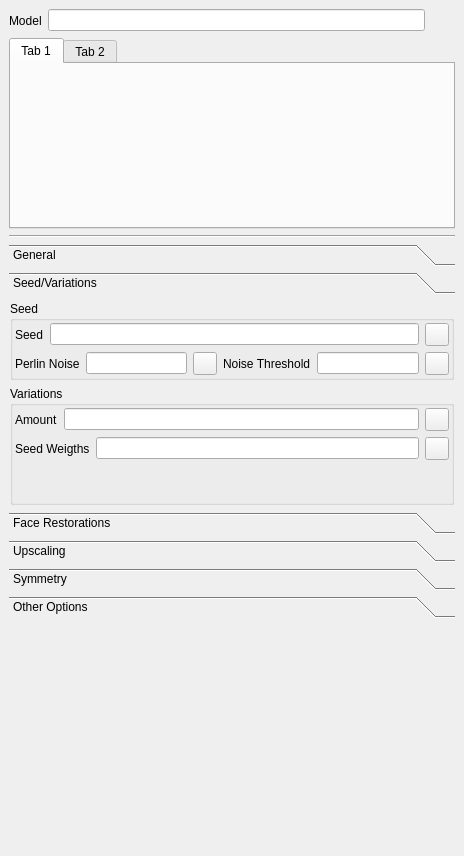
<?xml version="1.0" encoding="UTF-8"?>
<ui version="4.0">
 <class>SettingsDock</class>
 <widget class="GenerationSettingsWindow" name="SettingsDock">
  <property name="geometry">
   <rect>
    <x>0</x>
    <y>0</y>
    <width>464</width>
    <height>856</height>
   </rect>
  </property>
  <property name="sizePolicy">
   <sizepolicy hsizetype="Preferred" vsizetype="Expanding">
    <horstretch>0</horstretch>
    <verstretch>0</verstretch>
   </sizepolicy>
  </property>
  <property name="floating">
   <bool>false</bool>
  </property>
  <property name="windowTitle">
   <string>Generation Settings</string>
  </property>
  <widget class="QWidget" name="dockWidgetContents_3">
   <layout class="QVBoxLayout" name="verticalLayout_19">
    <item>
     <layout class="QVBoxLayout" name="verticalLayout_9">
      <item>
       <layout class="QHBoxLayout" name="horizontalLayout_5">
        <property name="sizeConstraint">
         <enum>QLayout::SetDefaultConstraint</enum>
        </property>
        <item>
         <widget class="QLabel" name="label_9">
          <property name="text">
           <string>Model</string>
          </property>
         </widget>
        </item>
        <item>
         <widget class="LineEditBox" name="modelNameText">
          <property name="readOnly">
           <bool>true</bool>
          </property>
         </widget>
        </item>
        <item>
         <widget class="QToolButton" name="modelNameFilter">
          <property name="text">
           <string notr="true"/>
          </property>
          <property name="checkable">
           <bool>true</bool>
          </property>
          <property name="autoRaise">
           <bool>true</bool>
          </property>
         </widget>
        </item>
       </layout>
      </item>
      <item>
       <widget class="QTabWidget" name="tabWidget_2">
        <property name="currentIndex">
         <number>0</number>
        </property>
        <widget class="QWidget" name="tab_3">
         <attribute name="title">
          <string>Tab 1</string>
         </attribute>
        </widget>
        <widget class="QWidget" name="tab_4">
         <attribute name="title">
          <string>Tab 2</string>
         </attribute>
        </widget>
       </widget>
      </item>
      <item>
       <widget class="Line" name="line_2">
        <property name="orientation">
         <enum>Qt::Horizontal</enum>
        </property>
       </widget>
      </item>
     </layout>
    </item>
    <item>
     <widget class="QToolBox" name="toolBox">
      <property name="currentIndex">
       <number>1</number>
      </property>
      <widget class="QWidget" name="page_8">
       <property name="geometry">
        <rect>
         <x>0</x>
         <y>0</y>
         <width>446</width>
         <height>174</height>
        </rect>
       </property>
       <attribute name="label">
        <string>General</string>
       </attribute>
       <layout class="QVBoxLayout" name="verticalLayout_26">
        <item>
         <layout class="QHBoxLayout" name="horizontalLayout_21">
          <item>
           <layout class="QHBoxLayout" name="horizontalLayout_12">
            <property name="sizeConstraint">
             <enum>QLayout::SetDefaultConstraint</enum>
            </property>
            <item>
             <widget class="QLabel" name="label_10">
              <property name="text">
               <string>Steps</string>
              </property>
             </widget>
            </item>
            <item>
             <widget class="LineEditBox" name="numStepText">
              <property name="readOnly">
               <bool>true</bool>
              </property>
             </widget>
            </item>
            <item>
             <widget class="QToolButton" name="numStepFilter">
              <property name="text">
               <string notr="true">🔍</string>
              </property>
              <property name="icon">
               <iconset>
                <normaloff>icons/filter.svg</normaloff>icons/filter.svg</iconset>
              </property>
              <property name="checkable">
               <bool>true</bool>
              </property>
              <property name="autoRaise">
               <bool>true</bool>
              </property>
             </widget>
            </item>
           </layout>
          </item>
          <item>
           <layout class="QHBoxLayout" name="horizontalLayout_13">
            <property name="sizeConstraint">
             <enum>QLayout::SetDefaultConstraint</enum>
            </property>
            <item>
             <widget class="QLabel" name="label_11">
              <property name="text">
               <string>CFG Scale</string>
              </property>
             </widget>
            </item>
            <item>
             <widget class="LineEditBox" name="cfgScaleText">
              <property name="readOnly">
               <bool>true</bool>
              </property>
             </widget>
            </item>
            <item>
             <widget class="QToolButton" name="cfgScaleFilter">
              <property name="text">
               <string notr="true">🔍</string>
              </property>
              <property name="icon">
               <iconset>
                <normaloff>icons/filter.svg</normaloff>icons/filter.svg</iconset>
              </property>
              <property name="checkable">
               <bool>true</bool>
              </property>
              <property name="autoRaise">
               <bool>true</bool>
              </property>
             </widget>
            </item>
           </layout>
          </item>
         </layout>
        </item>
        <item>
         <widget class="QGroupBox" name="groupBox_10">
          <property name="title">
           <string>Size</string>
          </property>
          <property name="flat">
           <bool>true</bool>
          </property>
          <layout class="QHBoxLayout" name="horizontalLayout_14">
           <property name="leftMargin">
            <number>1</number>
           </property>
           <property name="topMargin">
            <number>3</number>
           </property>
           <property name="rightMargin">
            <number>1</number>
           </property>
           <property name="bottomMargin">
            <number>3</number>
           </property>
           <item>
            <layout class="QHBoxLayout" name="horizontalLayout_15">
             <item>
              <widget class="QLabel" name="label_12">
               <property name="text">
                <string>W</string>
               </property>
              </widget>
             </item>
             <item>
              <widget class="LineEditBox" name="imageWidthText">
               <property name="readOnly">
                <bool>true</bool>
               </property>
              </widget>
             </item>
             <item>
              <widget class="QToolButton" name="imageWidthFilter">
               <property name="text">
                <string/>
               </property>
              </widget>
             </item>
            </layout>
           </item>
           <item>
            <layout class="QHBoxLayout" name="horizontalLayout_16">
             <item>
              <widget class="QLabel" name="label_13">
               <property name="text">
                <string>H</string>
               </property>
              </widget>
             </item>
             <item>
              <widget class="LineEditBox" name="imageHeightText">
               <property name="readOnly">
                <bool>true</bool>
               </property>
              </widget>
             </item>
             <item>
              <widget class="QToolButton" name="imageHeightFilter">
               <property name="text">
                <string/>
               </property>
              </widget>
             </item>
            </layout>
           </item>
          </layout>
         </widget>
        </item>
        <item>
         <layout class="QHBoxLayout" name="horizontalLayout_17">
          <property name="sizeConstraint">
           <enum>QLayout::SetDefaultConstraint</enum>
          </property>
          <item>
           <widget class="QLabel" name="label_14">
            <property name="text">
             <string>Sampler</string>
            </property>
           </widget>
          </item>
          <item>
           <widget class="LineEditBox" name="samplerText">
            <property name="readOnly">
             <bool>true</bool>
            </property>
           </widget>
          </item>
          <item>
           <widget class="QToolButton" name="samplerFilter">
            <property name="text">
             <string notr="true"/>
            </property>
            <property name="checkable">
             <bool>true</bool>
            </property>
            <property name="autoRaise">
             <bool>true</bool>
            </property>
           </widget>
          </item>
         </layout>
        </item>
        <item>
         <spacer name="verticalSpacer">
          <property name="orientation">
           <enum>Qt::Vertical</enum>
          </property>
          <property name="sizeHint" stdset="0">
           <size>
            <width>20</width>
            <height>40</height>
           </size>
          </property>
         </spacer>
        </item>
       </layout>
      </widget>
      <widget class="QWidget" name="page_7">
       <property name="geometry">
        <rect>
         <x>0</x>
         <y>0</y>
         <width>446</width>
         <height>208</height>
        </rect>
       </property>
       <attribute name="label">
        <string>Seed/Variations</string>
       </attribute>
       <layout class="QVBoxLayout" name="verticalLayout_17">
        <property name="leftMargin">
         <number>1</number>
        </property>
        <property name="topMargin">
         <number>1</number>
        </property>
        <property name="rightMargin">
         <number>1</number>
        </property>
        <property name="bottomMargin">
         <number>1</number>
        </property>
        <item>
         <widget class="QGroupBox" name="groupBox_22">
          <property name="title">
           <string>Seed</string>
          </property>
          <property name="flat">
           <bool>false</bool>
          </property>
          <layout class="QVBoxLayout" name="verticalLayout_20">
           <property name="leftMargin">
            <number>2</number>
           </property>
           <property name="topMargin">
            <number>2</number>
           </property>
           <property name="rightMargin">
            <number>2</number>
           </property>
           <property name="bottomMargin">
            <number>2</number>
           </property>
           <item>
            <layout class="QHBoxLayout" name="horizontalLayout_81">
             <property name="sizeConstraint">
              <enum>QLayout::SetDefaultConstraint</enum>
             </property>
             <item>
              <widget class="QLabel" name="label_62">
               <property name="text">
                <string>Seed</string>
               </property>
              </widget>
             </item>
             <item>
              <widget class="LineEditBox" name="seedText">
               <property name="readOnly">
                <bool>true</bool>
               </property>
              </widget>
             </item>
             <item>
              <widget class="QToolButton" name="seedFilter">
               <property name="text">
                <string notr="true"/>
               </property>
               <property name="checkable">
                <bool>true</bool>
               </property>
              </widget>
             </item>
            </layout>
           </item>
           <item>
            <layout class="QHBoxLayout" name="horizontalLayout_82">
             <item>
              <layout class="QHBoxLayout" name="horizontalLayout_84">
               <property name="sizeConstraint">
                <enum>QLayout::SetDefaultConstraint</enum>
               </property>
               <item>
                <widget class="QLabel" name="label_64">
                 <property name="text">
                  <string>Perlin Noise</string>
                 </property>
                </widget>
               </item>
               <item>
                <widget class="LineEditBox" name="perlinNoiseText">
                 <property name="readOnly">
                  <bool>true</bool>
                 </property>
                </widget>
               </item>
               <item>
                <widget class="QToolButton" name="perlinNoiseFilter">
                 <property name="text">
                  <string notr="true"/>
                 </property>
                 <property name="checkable">
                  <bool>true</bool>
                 </property>
                </widget>
               </item>
              </layout>
             </item>
             <item>
              <layout class="QHBoxLayout" name="horizontalLayout_85">
               <property name="sizeConstraint">
                <enum>QLayout::SetDefaultConstraint</enum>
               </property>
               <item>
                <widget class="QLabel" name="label_65">
                 <property name="text">
                  <string>Noise Threshold</string>
                 </property>
                </widget>
               </item>
               <item>
                <widget class="LineEditBox" name="noiseThresholdText">
                 <property name="readOnly">
                  <bool>true</bool>
                 </property>
                </widget>
               </item>
               <item>
                <widget class="QToolButton" name="noiseThresholdFilter">
                 <property name="text">
                  <string notr="true"/>
                 </property>
                 <property name="checkable">
                  <bool>true</bool>
                 </property>
                </widget>
               </item>
              </layout>
             </item>
            </layout>
           </item>
          </layout>
         </widget>
        </item>
        <item>
         <widget class="QGroupBox" name="groupBox_21">
          <property name="title">
           <string>Variations</string>
          </property>
          <property name="flat">
           <bool>true</bool>
          </property>
          <layout class="QVBoxLayout" name="verticalLayout_18">
           <property name="leftMargin">
            <number>2</number>
           </property>
           <property name="topMargin">
            <number>2</number>
           </property>
           <property name="rightMargin">
            <number>2</number>
           </property>
           <property name="bottomMargin">
            <number>2</number>
           </property>
           <item>
            <layout class="QHBoxLayout" name="horizontalLayout_66">
             <property name="sizeConstraint">
              <enum>QLayout::SetDefaultConstraint</enum>
             </property>
             <item>
              <widget class="QLabel" name="label_54">
               <property name="text">
                <string>Amount</string>
               </property>
              </widget>
             </item>
             <item>
              <widget class="QLineEdit" name="lineEdit_52">
               <property name="readOnly">
                <bool>true</bool>
               </property>
              </widget>
             </item>
             <item>
              <widget class="QToolButton" name="toolButton_34">
               <property name="text">
                <string notr="true"/>
               </property>
               <property name="checkable">
                <bool>true</bool>
               </property>
              </widget>
             </item>
            </layout>
           </item>
           <item>
            <layout class="QHBoxLayout" name="horizontalLayout_67">
             <property name="sizeConstraint">
              <enum>QLayout::SetDefaultConstraint</enum>
             </property>
             <item>
              <widget class="QLabel" name="label_55">
               <property name="text">
                <string>Seed Weigths</string>
               </property>
              </widget>
             </item>
             <item>
              <widget class="QLineEdit" name="lineEdit_53">
               <property name="readOnly">
                <bool>true</bool>
               </property>
              </widget>
             </item>
             <item>
              <widget class="QToolButton" name="toolButton_35">
               <property name="text">
                <string notr="true"/>
               </property>
               <property name="checkable">
                <bool>true</bool>
               </property>
              </widget>
             </item>
            </layout>
           </item>
           <item>
            <spacer name="verticalSpacer_2">
             <property name="orientation">
              <enum>Qt::Vertical</enum>
             </property>
             <property name="sizeHint" stdset="0">
              <size>
               <width>20</width>
               <height>40</height>
              </size>
             </property>
            </spacer>
           </item>
          </layout>
         </widget>
        </item>
       </layout>
      </widget>
      <widget class="QWidget" name="page_3">
       <property name="geometry">
        <rect>
         <x>0</x>
         <y>0</y>
         <width>446</width>
         <height>88</height>
        </rect>
       </property>
       <attribute name="label">
        <string>Face Restorations</string>
       </attribute>
       <layout class="QVBoxLayout" name="verticalLayout_24">
        <property name="spacing">
         <number>1</number>
        </property>
        <property name="leftMargin">
         <number>1</number>
        </property>
        <property name="topMargin">
         <number>1</number>
        </property>
        <property name="rightMargin">
         <number>1</number>
        </property>
        <property name="bottomMargin">
         <number>1</number>
        </property>
        <item>
         <layout class="QHBoxLayout" name="horizontalLayout_70">
          <item>
           <layout class="QHBoxLayout" name="horizontalLayout_54">
            <property name="sizeConstraint">
             <enum>QLayout::SetDefaultConstraint</enum>
            </property>
            <item>
             <widget class="QLabel" name="label_44">
              <property name="text">
               <string>Type</string>
              </property>
             </widget>
            </item>
            <item>
             <widget class="QLineEdit" name="lineEdit_42">
              <property name="readOnly">
               <bool>true</bool>
              </property>
             </widget>
            </item>
            <item>
             <widget class="QToolButton" name="toolButton_28">
              <property name="text">
               <string notr="true"/>
              </property>
              <property name="checkable">
               <bool>true</bool>
              </property>
             </widget>
            </item>
           </layout>
          </item>
          <item>
           <layout class="QHBoxLayout" name="horizontalLayout_55">
            <property name="sizeConstraint">
             <enum>QLayout::SetDefaultConstraint</enum>
            </property>
            <item>
             <widget class="QLabel" name="label_45">
              <property name="text">
               <string>Strengh</string>
              </property>
             </widget>
            </item>
            <item>
             <widget class="QLineEdit" name="lineEdit_43">
              <property name="readOnly">
               <bool>true</bool>
              </property>
             </widget>
            </item>
            <item>
             <widget class="QToolButton" name="toolButton_29">
              <property name="text">
               <string notr="true"/>
              </property>
              <property name="checkable">
               <bool>true</bool>
              </property>
             </widget>
            </item>
           </layout>
          </item>
         </layout>
        </item>
        <item>
         <spacer name="verticalSpacer_3">
          <property name="orientation">
           <enum>Qt::Vertical</enum>
          </property>
          <property name="sizeHint" stdset="0">
           <size>
            <width>20</width>
            <height>40</height>
           </size>
          </property>
         </spacer>
        </item>
       </layout>
      </widget>
      <widget class="QWidget" name="page_4">
       <property name="geometry">
        <rect>
         <x>0</x>
         <y>0</y>
         <width>446</width>
         <height>94</height>
        </rect>
       </property>
       <attribute name="label">
        <string>Upscaling</string>
       </attribute>
       <layout class="QVBoxLayout" name="verticalLayout_16">
        <property name="spacing">
         <number>1</number>
        </property>
        <property name="leftMargin">
         <number>1</number>
        </property>
        <property name="topMargin">
         <number>1</number>
        </property>
        <property name="rightMargin">
         <number>1</number>
        </property>
        <property name="bottomMargin">
         <number>1</number>
        </property>
        <item>
         <layout class="QHBoxLayout" name="horizontalLayout_72">
          <property name="sizeConstraint">
           <enum>QLayout::SetDefaultConstraint</enum>
          </property>
          <item>
           <widget class="QLabel" name="label_59">
            <property name="text">
             <string>Scale</string>
            </property>
           </widget>
          </item>
          <item>
           <widget class="QLineEdit" name="lineEdit_57">
            <property name="readOnly">
             <bool>true</bool>
            </property>
           </widget>
          </item>
          <item>
           <widget class="QToolButton" name="toolButton_37">
            <property name="text">
             <string notr="true"/>
            </property>
            <property name="checkable">
             <bool>true</bool>
            </property>
           </widget>
          </item>
         </layout>
        </item>
        <item>
         <layout class="QHBoxLayout" name="horizontalLayout_57">
          <item>
           <layout class="QHBoxLayout" name="horizontalLayout_73">
            <property name="sizeConstraint">
             <enum>QLayout::SetDefaultConstraint</enum>
            </property>
            <item>
             <widget class="QLabel" name="label_60">
              <property name="text">
               <string>Denoising Strength</string>
              </property>
             </widget>
            </item>
            <item>
             <widget class="QLineEdit" name="lineEdit_58">
              <property name="readOnly">
               <bool>true</bool>
              </property>
             </widget>
            </item>
            <item>
             <widget class="QToolButton" name="toolButton_38">
              <property name="text">
               <string notr="true"/>
              </property>
              <property name="checkable">
               <bool>true</bool>
              </property>
             </widget>
            </item>
           </layout>
          </item>
          <item>
           <layout class="QHBoxLayout" name="horizontalLayout_77">
            <property name="sizeConstraint">
             <enum>QLayout::SetDefaultConstraint</enum>
            </property>
            <item>
             <widget class="QLabel" name="label_63">
              <property name="text">
               <string>Upscale Strength</string>
              </property>
             </widget>
            </item>
            <item>
             <widget class="QLineEdit" name="lineEdit_61">
              <property name="readOnly">
               <bool>true</bool>
              </property>
             </widget>
            </item>
            <item>
             <widget class="QToolButton" name="toolButton_39">
              <property name="text">
               <string notr="true"/>
              </property>
              <property name="checkable">
               <bool>true</bool>
              </property>
             </widget>
            </item>
           </layout>
          </item>
         </layout>
        </item>
        <item>
         <spacer name="verticalSpacer_4">
          <property name="orientation">
           <enum>Qt::Vertical</enum>
          </property>
          <property name="sizeHint" stdset="0">
           <size>
            <width>20</width>
            <height>40</height>
           </size>
          </property>
         </spacer>
        </item>
       </layout>
      </widget>
      <widget class="QWidget" name="page_5">
       <property name="geometry">
        <rect>
         <x>0</x>
         <y>0</y>
         <width>446</width>
         <height>88</height>
        </rect>
       </property>
       <attribute name="label">
        <string>Symmetry</string>
       </attribute>
       <layout class="QVBoxLayout" name="verticalLayout_8">
        <property name="spacing">
         <number>1</number>
        </property>
        <property name="leftMargin">
         <number>1</number>
        </property>
        <property name="topMargin">
         <number>1</number>
        </property>
        <property name="rightMargin">
         <number>1</number>
        </property>
        <property name="bottomMargin">
         <number>1</number>
        </property>
        <item>
         <widget class="QGroupBox" name="groupBox_2">
          <property name="title">
           <string>Step</string>
          </property>
          <property name="flat">
           <bool>true</bool>
          </property>
          <layout class="QHBoxLayout" name="horizontalLayout_58">
           <property name="spacing">
            <number>6</number>
           </property>
           <property name="leftMargin">
            <number>1</number>
           </property>
           <property name="topMargin">
            <number>1</number>
           </property>
           <property name="rightMargin">
            <number>1</number>
           </property>
           <property name="bottomMargin">
            <number>1</number>
           </property>
           <item>
            <layout class="QHBoxLayout" name="horizontalLayout_60">
             <property name="sizeConstraint">
              <enum>QLayout::SetDefaultConstraint</enum>
             </property>
             <item>
              <widget class="QLabel" name="label_49">
               <property name="text">
                <string>H</string>
               </property>
              </widget>
             </item>
             <item>
              <widget class="QLineEdit" name="lineEdit_47">
               <property name="readOnly">
                <bool>true</bool>
               </property>
              </widget>
             </item>
             <item>
              <widget class="QToolButton" name="toolButton_31">
               <property name="text">
                <string notr="true"/>
               </property>
               <property name="checkable">
                <bool>true</bool>
               </property>
              </widget>
             </item>
            </layout>
           </item>
           <item>
            <layout class="QHBoxLayout" name="horizontalLayout_61">
             <property name="sizeConstraint">
              <enum>QLayout::SetDefaultConstraint</enum>
             </property>
             <item>
              <widget class="QLabel" name="label_50">
               <property name="text">
                <string>V</string>
               </property>
              </widget>
             </item>
             <item>
              <widget class="QLineEdit" name="lineEdit_48">
               <property name="readOnly">
                <bool>true</bool>
               </property>
              </widget>
             </item>
             <item>
              <widget class="QToolButton" name="toolButton_32">
               <property name="text">
                <string notr="true"/>
               </property>
               <property name="checkable">
                <bool>true</bool>
               </property>
              </widget>
             </item>
            </layout>
           </item>
          </layout>
         </widget>
        </item>
        <item>
         <spacer name="verticalSpacer_5">
          <property name="orientation">
           <enum>Qt::Vertical</enum>
          </property>
          <property name="sizeHint" stdset="0">
           <size>
            <width>20</width>
            <height>40</height>
           </size>
          </property>
         </spacer>
        </item>
       </layout>
      </widget>
      <widget class="QWidget" name="page_6">
       <property name="geometry">
        <rect>
         <x>0</x>
         <y>0</y>
         <width>446</width>
         <height>98</height>
        </rect>
       </property>
       <attribute name="label">
        <string>Other Options</string>
       </attribute>
       <layout class="QVBoxLayout" name="verticalLayout_15">
        <property name="leftMargin">
         <number>1</number>
        </property>
        <property name="topMargin">
         <number>1</number>
        </property>
        <property name="rightMargin">
         <number>1</number>
        </property>
        <property name="bottomMargin">
         <number>1</number>
        </property>
        <item>
         <layout class="QHBoxLayout" name="horizontalLayout">
          <item>
           <widget class="QCheckBox" name="checkBox">
            <property name="text">
             <string>Seamless Tilling</string>
            </property>
            <property name="checkable">
             <bool>false</bool>
            </property>
            <property name="tristate">
             <bool>false</bool>
            </property>
           </widget>
          </item>
          <item>
           <widget class="QToolButton" name="toolButton_40">
            <property name="text">
             <string notr="true"/>
            </property>
            <property name="checkable">
             <bool>true</bool>
            </property>
           </widget>
          </item>
          <item>
           <spacer name="horizontalSpacer">
            <property name="orientation">
             <enum>Qt::Horizontal</enum>
            </property>
            <property name="sizeHint" stdset="0">
             <size>
              <width>40</width>
              <height>20</height>
             </size>
            </property>
           </spacer>
          </item>
         </layout>
        </item>
        <item>
         <layout class="QHBoxLayout" name="horizontalLayout_56">
          <item>
           <layout class="QVBoxLayout" name="verticalLayout">
            <property name="sizeConstraint">
             <enum>QLayout::SetDefaultConstraint</enum>
            </property>
            <item>
             <widget class="QGroupBox" name="groupBox_25">
              <property name="title">
               <string>High Res Optimization</string>
              </property>
              <property name="flat">
               <bool>false</bool>
              </property>
              <layout class="QHBoxLayout" name="horizontalLayout_59">
               <property name="leftMargin">
                <number>2</number>
               </property>
               <property name="topMargin">
                <number>2</number>
               </property>
               <property name="rightMargin">
                <number>2</number>
               </property>
               <property name="bottomMargin">
                <number>2</number>
               </property>
               <item>
                <layout class="QHBoxLayout" name="horizontalLayout_83">
                 <property name="sizeConstraint">
                  <enum>QLayout::SetDefaultConstraint</enum>
                 </property>
                 <item>
                  <widget class="QLabel" name="label_68">
                   <property name="text">
                    <string>Strength</string>
                   </property>
                  </widget>
                 </item>
                 <item>
                  <widget class="QLineEdit" name="lineEdit_66">
                   <property name="readOnly">
                    <bool>true</bool>
                   </property>
                  </widget>
                 </item>
                 <item>
                  <widget class="QToolButton" name="toolButton_42">
                   <property name="text">
                    <string notr="true"/>
                   </property>
                   <property name="checkable">
                    <bool>true</bool>
                   </property>
                  </widget>
                 </item>
                </layout>
               </item>
               <item>
                <layout class="QHBoxLayout" name="horizontalLayout_79">
                 <property name="sizeConstraint">
                  <enum>QLayout::SetDefaultConstraint</enum>
                 </property>
                 <item>
                  <widget class="QCheckBox" name="checkBox_2">
                   <property name="text">
                    <string>High Res Optimization</string>
                   </property>
                  </widget>
                 </item>
                 <item>
                  <widget class="QToolButton" name="toolButton_41">
                   <property name="text">
                    <string notr="true"/>
                   </property>
                   <property name="checkable">
                    <bool>true</bool>
                   </property>
                  </widget>
                 </item>
                </layout>
               </item>
              </layout>
             </widget>
            </item>
           </layout>
          </item>
         </layout>
        </item>
        <item>
         <spacer name="verticalSpacer_6">
          <property name="orientation">
           <enum>Qt::Vertical</enum>
          </property>
          <property name="sizeHint" stdset="0">
           <size>
            <width>20</width>
            <height>40</height>
           </size>
          </property>
         </spacer>
        </item>
       </layout>
      </widget>
     </widget>
    </item>
    <item>
     <spacer name="verticalSpacer_8">
      <property name="orientation">
       <enum>Qt::Vertical</enum>
      </property>
      <property name="sizeHint" stdset="0">
       <size>
        <width>20</width>
        <height>40</height>
       </size>
      </property>
     </spacer>
    </item>
   </layout>
  </widget>
 </widget>
 <customwidgets>
  <customwidget>
   <class>GenerationSettingsWindow</class>
   <extends>QDockWidget</extends>
   <header location="global">settings_window</header>
   <container>1</container>
  </customwidget>
  <customwidget>
   <class>LineEditBox</class>
   <extends>QLineEdit</extends>
   <header>textbox</header>
  </customwidget>
 </customwidgets>
 <resources>
  <include location="resources.qrc"/>
 </resources>
 <connections/>
</ui>
